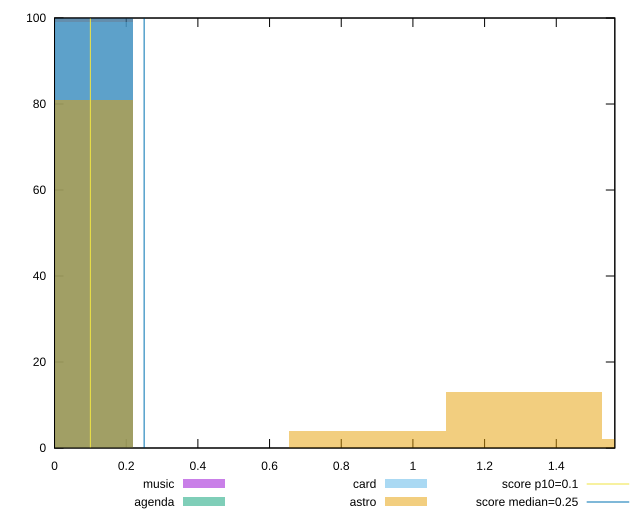

This chart was generated by the following gnuplot code:
reset

$music <<EOF
0 100
EOF

$agenda <<EOF
0 100
EOF

$card <<EOF
0 99
EOF

$astro <<EOF
1.3102956538428763 13
0 81
0.8735304358952509 4
1.7470608717905018 2
EOF

set key outside below
set boxwidth 0.43676521794762546
set xrange [0:1.5633829116821287]
set yrange [0:100]
set trange [0:100]
set style fill transparent solid 0.5 noborder

set parametric
set terminal svg size 640, 520 enhanced background rgb 'white'
set output "reports/report_00027_2021-02-24T12-40-31.850Z/cumulative-layout-shift/comparison/histogram/all_raw.svg"

plot $music title "music" with boxes, \
     $agenda title "agenda" with boxes, \
     $card title "card" with boxes, \
     $astro title "astro" with boxes, \
     0.1,t title "score p10=0.1", \
     0.25,t title "score median=0.25"

reset
